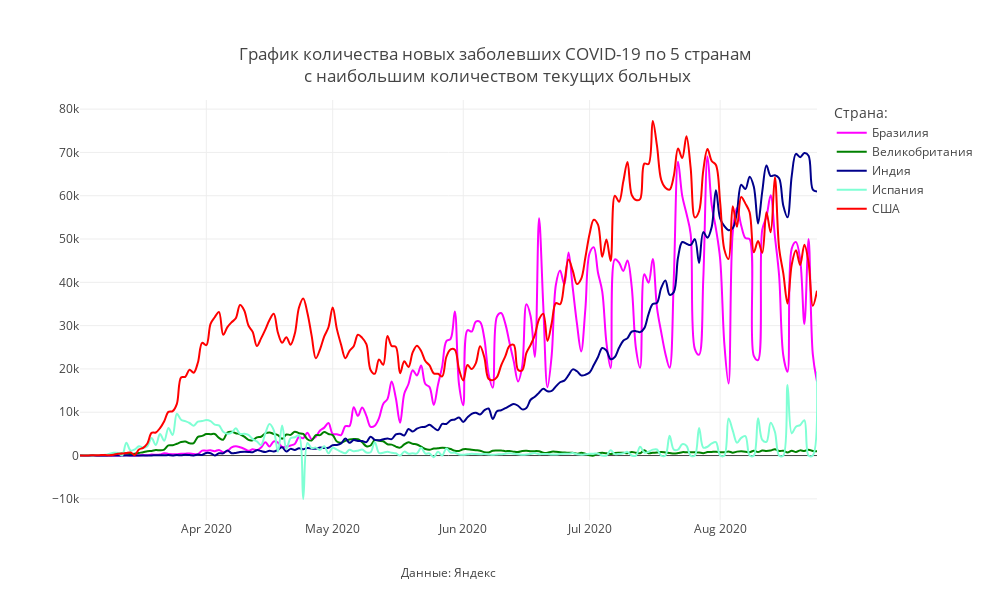

Notebook cell for this chart:
### Code cell
mask = (X.Date>datetime.date(2020,3,1))&(X.Country.isin(country_towatch))
#mask = (X.Region.isin(regions_towatch))

fig = px.line(X[mask], y="Day_confirmed", x="Date",
                             color="Country", line_group="Country",
              line_shape="spline", render_mode="notebook",labels={'Country':'Страна:'},
              color_discrete_map={
                "США": "red",
                "Бразилия": "magenta",
                "Россия": "goldenrod",
                "Индия": "darkblue",
                "Великобритания": "green",
                 'Испания': 'aquamarine'},
             title="График количества новых заболевших COVID-19 по 5 странам<br> с наибольшим количеством текущих больных")

fig.update_layout(
    annotations=[
            dict(
            x=0.5,
            y=-0.15,
            showarrow=False,
            text="Данные: Яндекс",
            xref="paper",
            yref="paper")],
           
                  title_x = 0.5,
                  title_y= 0.9,
                  title_xanchor = "center",
                  title_yanchor = "bottom", 
                  
                  width = 990, height = 600,template = 'gridon',
    
    
                  xaxis_title='',yaxis_title = ''
)


fig.show()

### Figure 1 — Plotly figure (JSON) as saved in the notebook; plotly's stock layout.template omitted (floating-point values rounded to 4 significant figures; data arrays with more than 128 entries replaced by an {"elided": "..."} marker saying what was removed)
{"data": [{"hovertemplate": "Страна:=Бразилия<br>Date=%{x}<br>Day_confirmed=%{y}<extra></extra>", "legendgroup": "Бразилия", "line": {"color": "magenta", "dash": "solid", "shape": "spline"}, "mode": "lines", "name": "Бразилия", "orientation": "v", "showlegend": true, "type": "scatter", "x": {"elided": "176 str values"}, "xaxis": "x", "y": {"elided": "176 int values"}, "yaxis": "y"}, {"hovertemplate": "Страна:=Великобритания<br>Date=%{x}<br>Day_confirmed=%{y}<extra></extra>", "legendgroup": "Великобритания", "line": {"color": "green", "dash": "solid", "shape": "spline"}, "mode": "lines", "name": "Великобритания", "orientation": "v", "showlegend": true, "type": "scatter", "x": {"elided": "176 str values"}, "xaxis": "x", "y": {"elided": "176 int values"}, "yaxis": "y"}, {"hovertemplate": "Страна:=Индия<br>Date=%{x}<br>Day_confirmed=%{y}<extra></extra>", "legendgroup": "Индия", "line": {"color": "darkblue", "dash": "solid", "shape": "spline"}, "mode": "lines", "name": "Индия", "orientation": "v", "showlegend": true, "type": "scatter", "x": {"elided": "176 str values"}, "xaxis": "x", "y": {"elided": "176 int values"}, "yaxis": "y"}, {"hovertemplate": "Страна:=Испания<br>Date=%{x}<br>Day_confirmed=%{y}<extra></extra>", "legendgroup": "Испания", "line": {"color": "aquamarine", "dash": "solid", "shape": "spline"}, "mode": "lines", "name": "Испания", "orientation": "v", "showlegend": true, "type": "scatter", "x": {"elided": "176 str values"}, "xaxis": "x", "y": {"elided": "176 int values"}, "yaxis": "y"}, {"hovertemplate": "Страна:=США<br>Date=%{x}<br>Day_confirmed=%{y}<extra></extra>", "legendgroup": "США", "line": {"color": "red", "dash": "solid", "shape": "spline"}, "mode": "lines", "name": "США", "orientation": "v", "showlegend": true, "type": "scatter", "x": {"elided": "176 str values"}, "xaxis": "x", "y": {"elided": "176 int values"}, "yaxis": "y"}], "layout": {"annotations": [{"showarrow": false, "text": "Данные: Яндекс", "x": 0.5, "xref": "paper", "y": -0.15, "yref": "paper"}], "height": 600, "legend": {"title": {"text": "Страна:"}, "tracegroupgap": 0}, "title": {"text": "График количества новых заболевших COVID-19 по 5 странам<br> с наибольшим количеством текущих больных", "x": 0.5, "xanchor": "center", "y": 0.9, "yanchor": "bottom"}, "width": 990, "xaxis": {"anchor": "y", "domain": [0, 1], "title": {"text": ""}}, "yaxis": {"anchor": "x", "domain": [0, 1], "title": {"text": ""}}}}
